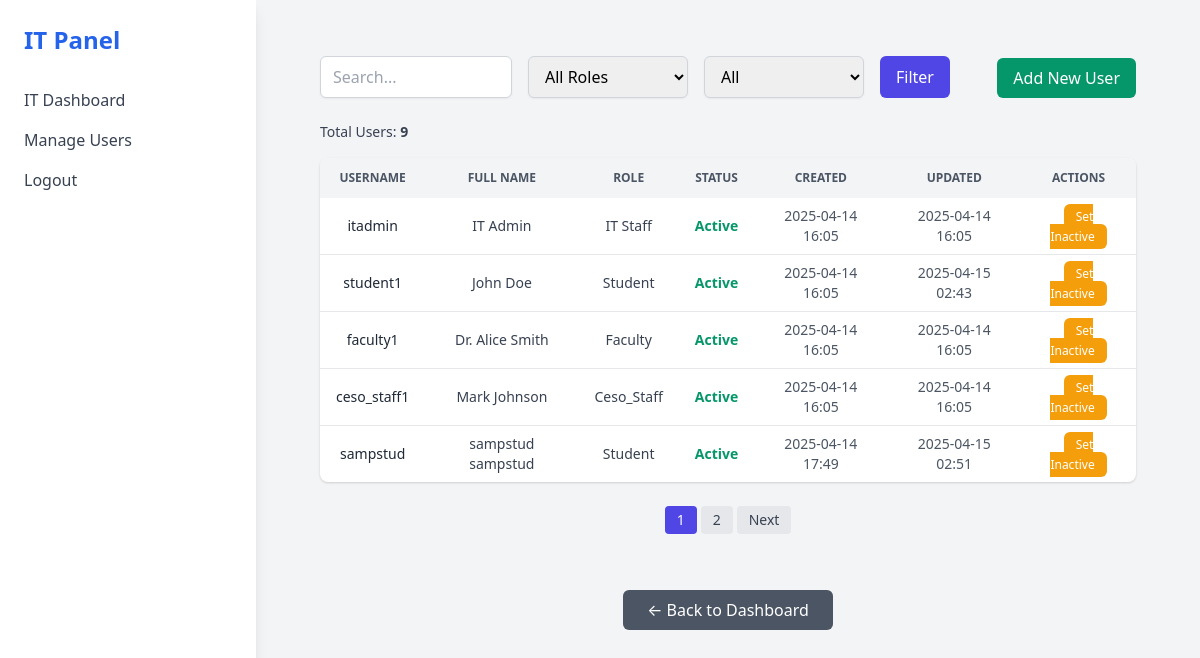
The app's page /dashboard/it/manage-users/, older data.
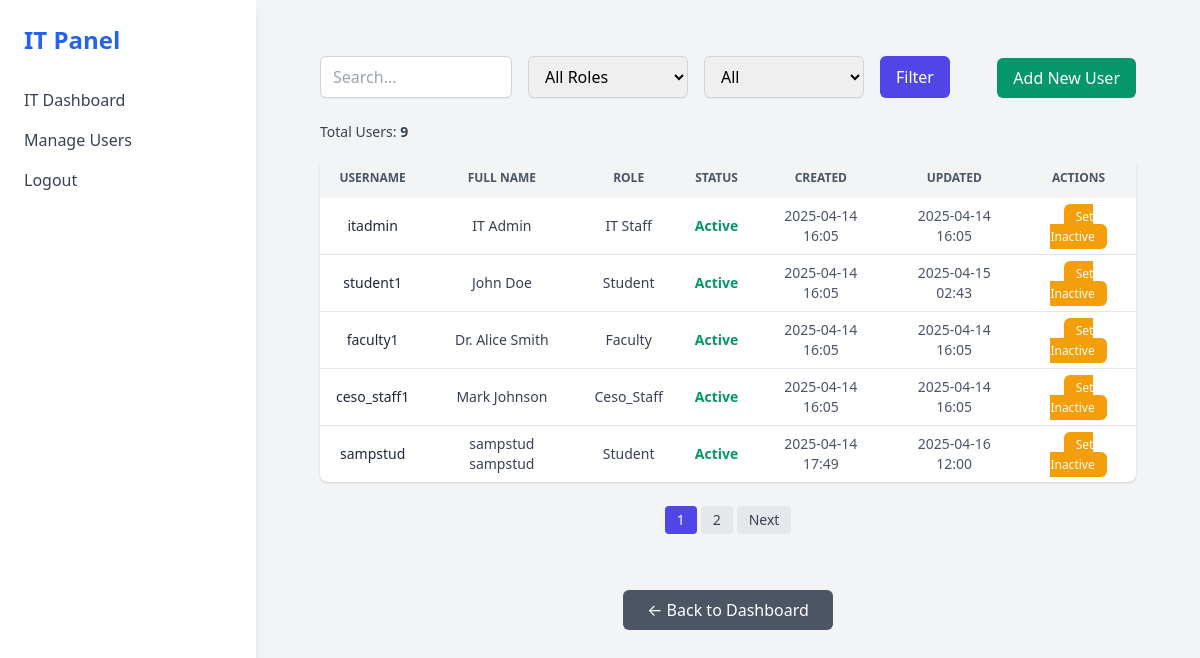
The same page, newer data.
### community_extension/models.py (models this page shows, shortened)
class CustomUser(AbstractUser):
    ROLE_CHOICES = (
        ('student', 'Student'),
        ('faculty', 'Faculty'),
        ('ceso_staff', 'CESO Staff'),
        ('it_staff', 'IT Staff'),
    )
    STATUS_CHOICES = (
        ('active', 'Active'),
        ('inactive', 'Inactive'),
    )
    role = models.CharField(max_length=50, choices=ROLE_CHOICES, default='student')
    status = models.CharField(max_length=10, choices=STATUS_CHOICES, default='active')
    id_number = models.CharField(max_length=50)
    department = models.CharField(max_length=100, blank=True, null=True)
    section = models.CharField(max_length=50, blank=True, null=True)
    course = models.CharField(max_length=100, blank=True, null=True)
    created_at = models.DateTimeField(auto_now_add=True)
    updated_at = models.DateTimeField(auto_now=True)

### community_extension/views.py (the view)
# urls.py: path('dashboard/it/manage-users/', views.manage_users, name='manage_users'),
def manage_users(request):
    search = request.GET.get('search', '')
    role = request.GET.get('role', '')
    status = request.GET.get('status', '')
    users = CustomUser.objects.all()
    if search:
        users = users.filter(username__icontains=search)
    if role:
        users = users.filter(role=role)
    if status:
        users = users.filter(status=status)
    total_users = CustomUser.objects.count()  # All users
    paginator = Paginator(users, 5)  # 10 users per page
    page_number = request.GET.get('page')
    page_obj = paginator.get_page(page_number)
    users = users.order_by('-created_at')
    return render(request, 'dashboard/manage_users.html', {
        'users': page_obj,
        'page_obj': page_obj,
        'total_users': total_users,
    })

### community_extension/templates/dashboard/manage_users.html (shortened to what the changed rows need)
{% extends "dashboard/it_dashboard_base.html" %}
{% block content %}
<div class="max-w-7xl mx-auto px-4 sm:px-6 lg:px-8 py-6">
    <div class="bg-white shadow rounded-lg overflow-auto">
        <table class="min-w-full text-sm text-center">
            <thead class="bg-gray-100 text-gray-600 uppercase text-xs">
                <tr>
                    <th class="px-4 py-3">Username</th>
                    <th class="px-4 py-3">Full Name</th>
                    <th class="px-4 py-3">Role</th>
                    <th class="px-4 py-3">Status</th>
                    <th class="px-4 py-3">Created</th>
                    <th class="px-4 py-3">Updated</th>
                    <th class="px-4 py-3">Actions</th>
                </tr>
            </thead>
            <tbody class="divide-y divide-gray-200">
                {% for user in users %}
                <tr class="hover:bg-gray-50">
                    <td class="px-4 py-2 font-medium text-gray-800">{{ user.username }}</td>
                    <td class="px-4 py-2 text-gray-700">
                        {{ user.first_name }} {{ user.middle_name }} {{ user.last_name }}
                    </td>
                    <td class="px-4 py-2 text-gray-700">
                        {% if user.role == "admin" %}CESO Staff
                        {% elif user.role == "it_staff" %}IT Staff
                        {% else %}{{ user.role|title }}
                        {% endif %}
                    </td>
                    <td class="px-4 py-2">
                        {% if user.status == "active" %}
                        <span class="text-green-600 font-semibold">Active</span>
                        {% else %}
                        <span class="text-red-600 font-semibold">Inactive</span>
                        {% endif %}
                    </td>
                    <td class="px-4 py-2 text-gray-600">{{ user.created_at|date:"Y-m-d H:i" }}</td>
                    <td class="px-4 py-2 text-gray-600">{{ user.updated_at|date:"Y-m-d H:i" }}</td>
                    <td class="px-4 py-2">
                        <a href="{% url 'toggle_user_status' user.id %}"
                            class="text-white px-3 py-1 rounded-md text-xs
                            {% if user.status == 'active' %}bg-yellow-500 hover:bg-yellow-600
                            {% else %}bg-green-600 hover:bg-green-700{% endif %}">
                            {% if user.status == 'active' %}Set Inactive{% else %}Set Active{% endif %}
                        </a>
                    </td>
                </tr>
                {% empty %}
                <tr>
                    <td colspan="7" class="px-4 py-4 text-gray-500 text-center">No users found.</td>
                </tr>
                {% endfor %}
            </tbody>
        </table>
    </div>
</div>
{% endblock %}

Row changes from the older to the newer data that the page shows:
changed CustomUser "sampstud": updated_at "2025-04-15 02:51" → "2025-04-16 12:00"
